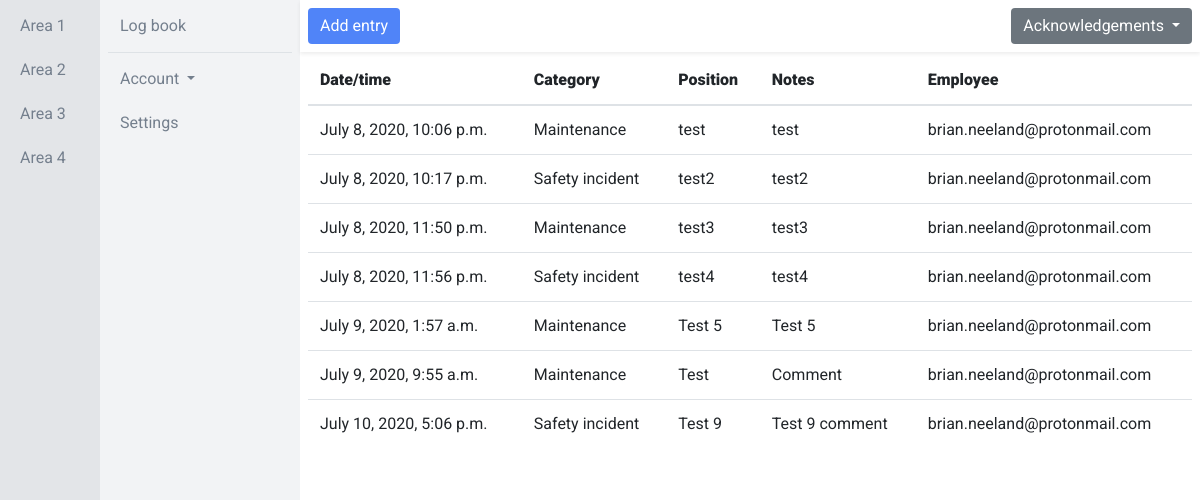
The app's page /app/area-1/log-1 (signed in), older data.
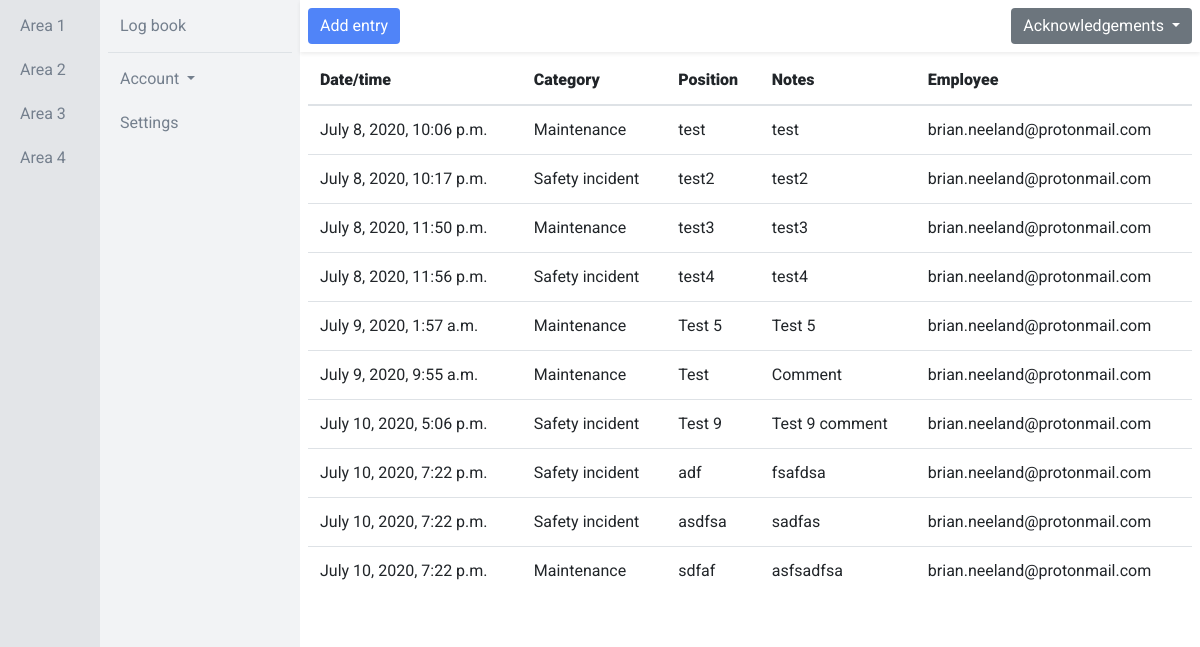
The same page, newer data.
### app/models.py (models this page shows, shortened)
class Area(models.Model):
    name = models.CharField(max_length=50)
    def __str__(self):
        return self.name

class Log(models.Model):
    area = models.ForeignKey(Area, on_delete=models.CASCADE)
    name = models.CharField(max_length=50)
    fields = models.ManyToManyField(Field, blank=True)
    def __str__(self):
        return self.name

class Field(models.Model):
    name = models.CharField(max_length=50)
    FIELD_BANK = (
        ('CF1', 'Short text field 1'),
        ('CF2', 'Short text field 2'),
        ('TF1', 'Long text field 1'),
        ('TF2', 'Long text field 2'),
        ('IF1', 'Integer field 1'),
        ('IF2', 'Integer field 2'),
        ('FF1', 'Floating point number field 1'),
        ('FF2', 'Floating point number field 2'),
    )
    type = models.CharField(max_length=3, choices=FIELD_BANK, default=None, blank=True, null=True)

class Entry(models.Model):
    log = models.ForeignKey(Log, on_delete=models.CASCADE)
    user = models.ForeignKey(settings.AUTH_USER_MODEL, on_delete=models.CASCADE)
    category = models.ForeignKey(Category, on_delete=models.CASCADE, blank=True, null=True)
    created_at = models.DateTimeField(auto_now_add=True)
    CF1 = models.CharField(max_length=50, blank=True, null=True)
    CF2 = models.CharField(max_length=50, blank=True, null=True)
    TF1 = models.TextField(blank=True, null=True)
    TF2 = models.TextField(blank=True, null=True)
    IF1 = models.IntegerField(blank=True, null=True)
    IF2 = models.IntegerField(blank=True, null=True)
    FF1 = models.FloatField(blank=True, null=True)
    FF2 = models.FloatField(blank=True, null=True)
    class Meta:
        verbose_name_plural = "entries"

class Category(models.Model):
    name = models.CharField(max_length=50)
    def __str__(self):
        return self.name
    class Meta:
        verbose_name_plural = "categories"

### users/models.py (models this page shows, shortened)
class CustomUser(AbstractBaseUser):
    email = models.EmailField(unique=True)
    phone = models.CharField(max_length=50, null=True, blank=True)
    address = models.TextField(null=True, blank=True)
    is_active = models.BooleanField(default=True)
    is_admin = models.BooleanField(default=False)
    objects = CustomUserManager()
    USERNAME_FIELD = 'email'
    REQUIRED_FIELDS = ['phone', 'address',]
    def __str__(self):
        return self.email

### app/views.py (the view, shortened to what this page needs)
# urls.py: path('area-<int:area_pk>/log-<int:log_pk>', views.Log.as_view(), name='log'),
class Log(LoginRequiredMixin, AreasMixin, LogsMixin, CreateView):
    login_url = "login"
    model = models.Entry
    template_name = "app/log.html"
    form_class = forms.CreateEntryForm
    def get_context_data(self, **kwargs):
        context = super().get_context_data(**kwargs)
        area_pk = self.kwargs['area_pk']
        area = models.Area.objects.get(pk=area_pk)
        context['area'] = area
        log_pk = self.kwargs['log_pk']
        log = models.Log.objects.get(pk=log_pk)
        context['log'] = log
        log_fields_qs = log.fields.all()
        context['fields'] = log_fields_qs
        entries = models.Entry.objects.filter(log=log)
        context['entries'] = entries
        """
        Let it be known that I spent like 5 hours trying to make this work, and,
        in the end, there was an easy fix (template tags) that I should have found
        much earlier. I just didn't think of googling if there was a better way
        until just now, and them I implemented the right fix in like 5 minutes.
        """
        return context
    def get_form_kwargs(self):
        kwargs = super().get_form_kwargs()
        kwargs.update({
            'user': self.request.user,
            'log_pk': self.kwargs['log_pk'],
        })
        return kwargs

### app/templatetags/templatetags.py (called while the page is built)
@register.filter
def get_obj_attr(obj, attr):
    return getattr(obj, attr)

### app/views.py (called while the page is built)
    def get_context_data(self, **kwargs):
        context = super(AreasMixin, self).get_context_data(**kwargs)
        areas = models.Area.objects.all()
        context['areas'] = areas
        return context

    def get_context_data(self, **kwargs):
        context = super(LogsMixin, self).get_context_data(**kwargs)
        area_pk = self.kwargs['area_pk']
        logs = models.Log.objects.filter(area=area_pk)
        context['logs'] = logs
        return context

### app/templates/app/log.html (shortened to what this page needs)
{% extends 'app/base.html' %}
{% load static %}
{% load templatetags %}
{% load crispy_forms_tags %}
{% block content %}
<div class="container-fluid">
  <div class="row">
        <div class="col-1 col-area p-2 fixed-top overflow-auto h-100">
          {% for area in areas %}
            <a href="{% url 'app:area' area.pk %}" class="btn btn-link btn-block sidebarnav" role="button">{{ area }}</a>
          {% endfor %}
        </div>
        <div class="col-2 col-log p-2 offset-1 fixed-top overflow-auto h-100">
          {% for log in logs %}
            <a href="{% url 'app:log' log.area.pk log.pk %}" class="btn btn-link btn-block sidebarnav" role="button">{{ log }}</a>
          {% endfor %}
          <div class="border-top mt-2">
            <div class="btn-group dropdown btn-block">
              <button type="button" class="btn btn-link dropdown-toggle mt-2 sidebarnav" data-toggle="dropdown" aria-haspopup="true" aria-expanded="false">
                Account
              </button>
            </div>
            <a href="#" class="btn btn-link btn-block sidebarnav" role="button">Settings</a>
          </div>
        </div>
    <div class="col-9 col-entry offset-3 fixed-top">
      <div class="row p-2 shadow-sm">
        <div class="col p-0">
          <button type="button" class="btn btn-primary" data-toggle="modal" data-target="#exampleModal">Add entry</button>
        </div>
        <div class="col p-0 text-right">
          <div class="btn-group">
            <button type="button" class="btn btn-secondary dropdown-toggle" data-toggle="dropdown" aria-haspopup="true" aria-expanded="false">
              Acknowledgements
            </button>
          </div>
        </div>
      </div>
    </div>
    <div class="col-9 col-entry p-2 mt-5 ml-auto">
      <table class="table" id="myTable">
        <thead>
          <tr>
            <th scope="col"><b>Date/time</b></th>
            <th scope="col"><b>Category</b></th>
            {% for field in fields %}
              <th scope="col"><b>{{ field.name }}</b></th>
            {% endfor %}
            <th scope="col"><b>Employee</b></th>
          </tr>
        </thead>
        <tbody>
          {% for entry in entries %}
            <tr id="table_rows">
                <td>{{ entry.created_at }}</td>
                <td>{{ entry.category }}</td>
                {% for field in fields %}
                  <td>{{ entry|get_obj_attr:field.type }}</td>
                {% endfor %}
                <td>{{ entry.user }}</td>
            </tr>
          {% endfor %}
        </tbody>
      </table>
    </div>
  </div>
</div>
{% endblock %}

Row changes from the older to the newer data that the page shows:
added Entry: created_at "July 10, 2020, 7:22 p.m.", category "Safety incident", user "brian.neeland@protonmail.com", Field (type.CF1 "adf"), Field (type.TF1 "fsafdsa")
added Entry: created_at "July 10, 2020, 7:22 p.m.", category "Safety incident", user "brian.neeland@protonmail.com", Field (type.CF1 "asdfsa"), Field (type.TF1 "sadfas")
added Entry: created_at "July 10, 2020, 7:22 p.m.", category "Maintenance", user "brian.neeland@protonmail.com", Field (type.CF1 "sdfaf"), Field (type.TF1 "asfsadfsa")
